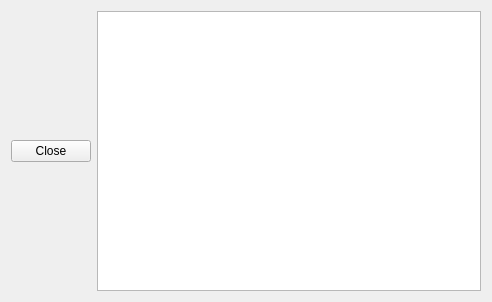
<?xml version="1.0" encoding="UTF-8"?>
<ui version="4.0">
 <class>viewText</class>
 <widget class="QWidget" name="viewText">
  <property name="geometry">
   <rect>
    <x>0</x>
    <y>0</y>
    <width>492</width>
    <height>302</height>
   </rect>
  </property>
  <property name="windowTitle">
   <string>View Text</string>
  </property>
  <layout class="QHBoxLayout" name="horizontalLayout">
   <item>
    <widget class="QPushButton" name="actionClose">
     <property name="text">
      <string>Close</string>
     </property>
    </widget>
   </item>
   <item>
    <widget class="QTextEdit" name="textEdit"/>
   </item>
  </layout>
 </widget>
 <resources/>
 <connections/>
</ui>
